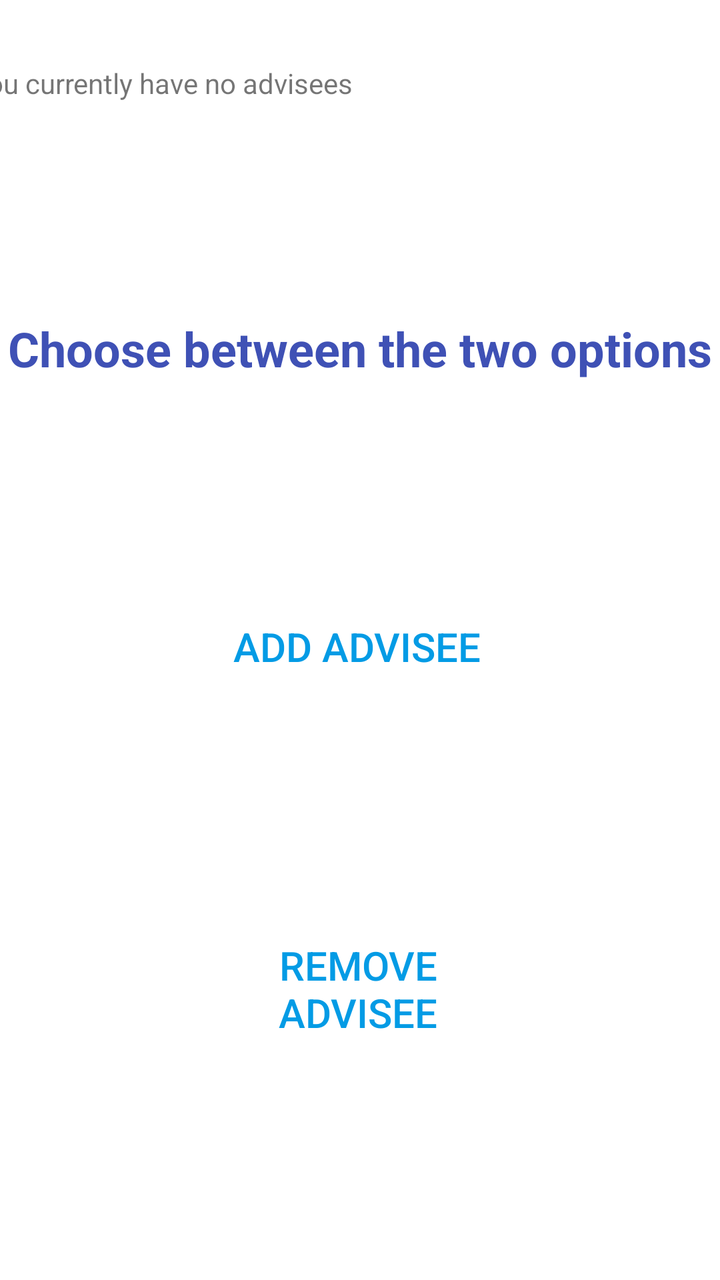
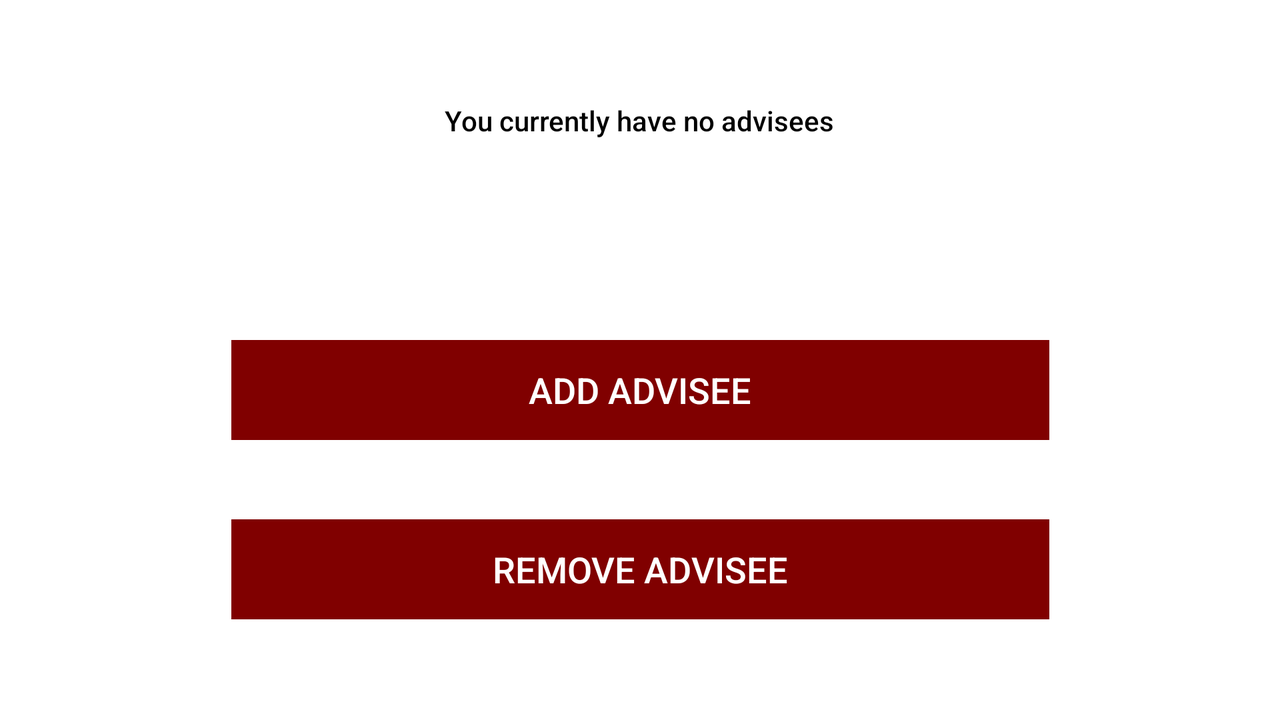

An Android layout and its configuration variant, each rendered on a device that would load it. The default file and the variant file are quoted in full after the pictures.
<!-- AndroidManifest.xml: application theme Theme.Team2a -->
<!-- res/layout/fragment_advisor_menu.xml -->
<?xml version="1.0" encoding="utf-8"?>
<androidx.constraintlayout.widget.ConstraintLayout xmlns:android="http://schemas.android.com/apk/res/android"
    xmlns:app="http://schemas.android.com/apk/res-auto"
    xmlns:tools="http://schemas.android.com/tools"
    android:id="@+id/frameLayout2"
    android:layout_width="match_parent"
    android:layout_height="match_parent"
    tools:context=".view.AdvisorMenuFrag">

    <Button
        android:id="@+id/addAdviseeButton4"
        style="@style/Widget.AppCompat.Button.Borderless"
        android:layout_width="179dp"
        android:layout_height="52dp"
        android:layout_marginStart="85dp"
        android:layout_marginEnd="88dp"
        android:text="@string/add_advisee_button"
        android:textColor="#039BE5"
        android:textSize="20sp"
        app:layout_constraintBottom_toTopOf="@+id/deleteAdviseeButton2"
        app:layout_constraintEnd_toEndOf="parent"
        app:layout_constraintHorizontal_bias="0.51"
        app:layout_constraintStart_toStartOf="parent"
        app:layout_constraintTop_toBottomOf="@+id/advisorMenuLabel" />

    <Button
        android:id="@+id/deleteAdviseeButton2"
        style="@style/Widget.AppCompat.Button.Borderless"
        android:layout_width="195dp"
        android:layout_height="77dp"
        android:layout_marginStart="96dp"
        android:layout_marginEnd="97dp"
        android:text="@string/remove_advisee_button"
        android:textColor="#039BE5"
        android:textSize="20sp"
        app:layout_constraintBottom_toBottomOf="parent"
        app:layout_constraintEnd_toEndOf="parent"
        app:layout_constraintHorizontal_bias="0.521"
        app:layout_constraintStart_toStartOf="parent"
        app:layout_constraintTop_toBottomOf="@+id/addAdviseeButton4" />

    <TextView
        android:id="@+id/advisorMenuLabel"
        android:layout_width="wrap_content"
        android:layout_height="wrap_content"
        android:text="@string/advisorMenuLabel"
        android:textAlignment="center"
        android:textColor="#3F51B5"
        android:textSize="24sp"
        android:textStyle="bold"
        app:layout_constraintBottom_toTopOf="@+id/addAdviseeButton4"
        app:layout_constraintEnd_toEndOf="parent"
        app:layout_constraintStart_toStartOf="parent"
        app:layout_constraintTop_toBottomOf="@+id/lineTextView" />

    <TextView
        android:id="@+id/lineTextView"
        android:layout_width="wrap_content"
        android:layout_height="wrap_content"
        android:layout_marginStart="166dp"
        android:layout_marginTop="32dp"
        android:layout_marginEnd="184dp"
        android:text="@string/adviseeListLabel"
        app:layout_constraintEnd_toEndOf="parent"
        app:layout_constraintHorizontal_bias="1.0"
        app:layout_constraintStart_toStartOf="parent"
        app:layout_constraintTop_toTopOf="parent" />

</androidx.constraintlayout.widget.ConstraintLayout>
<!-- resources referenced by this layout -->
<resources>
  <string name="add_advisee_button">Add Advisee</string>
  <string name="adviseeListLabel"> You currently have no advisees</string>
  <string name="advisorMenuLabel">Choose between the two options</string>
  <string name="remove_advisee_button">Remove Advisee</string>
  <style name="Theme.Team2a" parent="Theme.MaterialComponents.DayNight.DarkActionBar">
          
          <item name="colorPrimary">@color/maroon</item>
          <item name="colorPrimaryVariant">@color/maroon</item>
          <item name="colorOnPrimary">@color/white</item>
          
          <item name="colorSecondary">@color/teal_200</item>
          <item name="colorSecondaryVariant">@color/teal_700</item>
          <item name="colorOnSecondary">@color/black</item>
          
          <item name="android:statusBarColor" tools:targetApi="l">?attr/colorPrimaryVariant</item>
          
      </style>
  <color name="maroon">#800000</color>
  <color name="white">#FFFFFFFF</color>
  <color name="teal_200">#FF03DAC5</color>
  <color name="teal_700">#FF018786</color>
  <color name="black">#FF000000</color>
</resources>
<!-- res/layout-land/fragment_advisor_menu.xml (the repository's variant of the layout above) -->
<!-- drawn on the phone turned sideways -->
<?xml version="1.0" encoding="utf-8"?>
<androidx.constraintlayout.widget.ConstraintLayout xmlns:android="http://schemas.android.com/apk/res/android"
    xmlns:app="http://schemas.android.com/apk/res-auto"
    xmlns:tools="http://schemas.android.com/tools"
    android:id="@+id/frameLayout2"
    android:layout_width="match_parent"
    android:layout_height="match_parent"
    tools:context=".view.AdvisorMenuFrag">

    <Button
        android:id="@+id/addAdviseeButton4"
        style="@style/Widget.AppCompat.Button.Borderless.Colored"
        android:layout_width="409dp"
        android:layout_height="50dp"
        android:layout_marginBottom="5dp"
        android:background="@color/maroon"
        android:fontFamily="sans-serif-medium"
        android:text="@string/add_advisee_button"
        android:textColor="@android:color/white"
        android:textSize="18sp"
        app:layout_constraintBottom_toTopOf="@+id/deleteAdviseeButton2"
        app:layout_constraintEnd_toEndOf="parent"
        app:layout_constraintStart_toStartOf="parent"
        app:layout_constraintTop_toBottomOf="@+id/adviseesLabel" />

    <Button
        android:id="@+id/deleteAdviseeButton2"
        style="@style/Widget.AppCompat.Button.Borderless.Colored"
        android:layout_width="409dp"
        android:layout_height="50dp"
        android:layout_marginBottom="16dp"
        android:background="@color/maroon"
        android:text="@string/remove_advisee_button"
        android:textColor="@color/white"
        android:textSize="18sp"
        app:layout_constraintBottom_toBottomOf="parent"
        app:layout_constraintEnd_toEndOf="parent"
        app:layout_constraintStart_toStartOf="parent"
        app:layout_constraintTop_toBottomOf="@+id/addAdviseeButton4"
        app:layout_constraintVertical_bias="0.227" />

    <TextView
        android:id="@+id/adviseesLabel"
        android:layout_width="266dp"
        android:layout_height="85dp"
        android:layout_marginTop="16dp"
        android:fontFamily="sans-serif-medium"
        android:text="@string/adviseeListLabel"
        android:textAlignment="center"
        android:textAppearance="@style/TextAppearance.AppCompat.Body1"
        android:textColor="@color/black"
        android:textIsSelectable="true"
        android:textSize="14sp"
        app:layout_constraintBottom_toTopOf="@+id/addAdviseeButton4"
        app:layout_constraintEnd_toEndOf="parent"
        app:layout_constraintHorizontal_bias="0.498"
        app:layout_constraintStart_toStartOf="parent"
        app:layout_constraintTop_toTopOf="parent" />

</androidx.constraintlayout.widget.ConstraintLayout>
<!-- resources referenced by the variant -->
<!-- as the phone turned sideways resolves them -->
<resources>
  <color name="black">#FF000000</color>
  <color name="maroon">#800000</color>
  <color name="white">#FFFFFFFF</color>
  <string name="add_advisee_button">Add Advisee</string>
  <string name="adviseeListLabel"> You currently have no advisees</string>
  <string name="remove_advisee_button">Remove Advisee</string>
  <style name="Theme.Team2a" parent="Theme.MaterialComponents.DayNight.DarkActionBar">
          
          <item name="colorPrimary">@color/maroon</item>
          <item name="colorPrimaryVariant">@color/maroon</item>
          <item name="colorOnPrimary">@color/white</item>
          
          <item name="colorSecondary">@color/teal_200</item>
          <item name="colorSecondaryVariant">@color/teal_700</item>
          <item name="colorOnSecondary">@color/black</item>
          
          <item name="android:statusBarColor" tools:targetApi="l">?attr/colorPrimaryVariant</item>
          
      </style>
  <color name="teal_200">#FF03DAC5</color>
  <color name="teal_700">#FF018786</color>
</resources>
